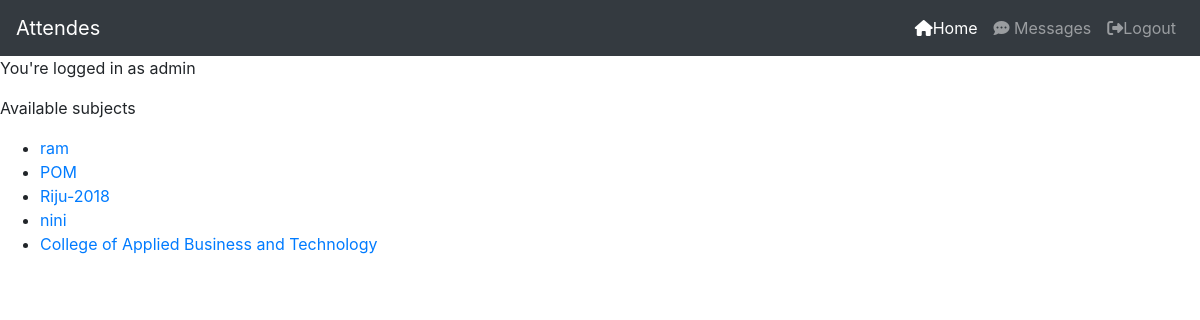
Page /chat/ (signed in) on the earlier database version.
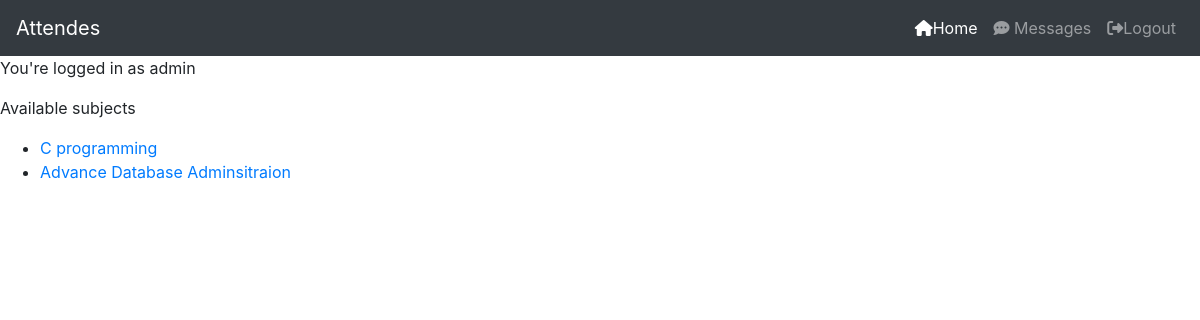
Same page on the later database version.
### Chat/models.py (models this page shows, shortened)
class Room(models.Model):
    name = models.CharField(max_length=255)

### Chat/views.py (the view)
# urls.py: path('', views.Index.as_view(), name='chat'),
class Index(LoginRequiredMixin, View):
    def get(self, request):
        chat_rooms = Room.objects.all()
        return render(request, "chat/chat.html",{'chat_rooms':chat_rooms})

### Templates/chat/chat.html
{% extends 'Account/base.html' %}
{% block content %}
    {% if user.is_authenticated %}
        <p>You're logged in as {{ user.username }}</p>
        <p>Available subjects</p>
        <ul>
            {% if chat_rooms %}
                {% for room in chat_rooms %}
                    <li><a href="{% url 'room'  room.name %}">{{ room.name }}</a></li>
                {% endfor %}
            {% else %}
                <p> No chat room available </p>
            {% endif%}
        </ul>
    {% else %}
        <p>You're not logged in. Please <a href="{% url 'login' %}">log in</a> or <a href="{% url 'signup' %}">sign up</a> to use the chat app.</p>
    {% endif %}
{% endblock %}

Differences in the rows shown:
removed Room: name "Riju-2018"
removed Room: name "nini"
removed Room: name "College of Applied Business and Technology"
changed Room: name "ram" → "C programming"
changed Room: name "POM" → "Advance Database Adminsitraion"
